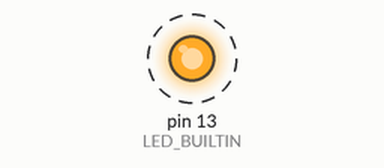
Recording of a sketch running on a simulated Arduino Uno, built with avr-gcc and run on an emulated ATmega328P. Shown: output pins drawn as LEDs (lit = HIGH). Dashed ring = blinking. What the sketch prints to the serial monitor is not drawn.

Above: at 0.5 s.
Timing chart, 0 to 4.6 s (numbered marks = the images above):
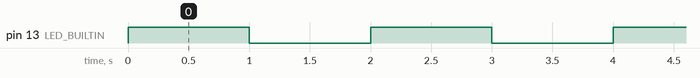

The sketch:

Blink_LED.ino
```cpp
/*
 * Ejemplo básico de parpadeo de LED
 * Este ejemplo muestra cómo hacer parpadear el LED integrado de Arduino
 *
 * Conexiones:
 * - No se necesitan conexiones externas, usa el LED_BUILTIN
 */

void setup() {
  // Inicializa el pin del LED como salida
  pinMode(LED_BUILTIN, OUTPUT);

  // Inicializa la comunicación serial para depuración
  Serial.begin(9600);
  Serial.println("Iniciando programa de parpadeo de LED...");
}

void loop() {
  // Enciende el LED
  digitalWrite(LED_BUILTIN, HIGH);
  Serial.println("LED encendido");
  delay(1000);  // Espera 1 segundo

  // Apaga el LED
  digitalWrite(LED_BUILTIN, LOW);
  Serial.println("LED apagado");
  delay(1000);  // Espera 1 segundo
} 
```

Measured:
- by itself, pin 13 (LED_BUILTIN): alternates HIGH for 1.0 s and LOW for 1.0 s
